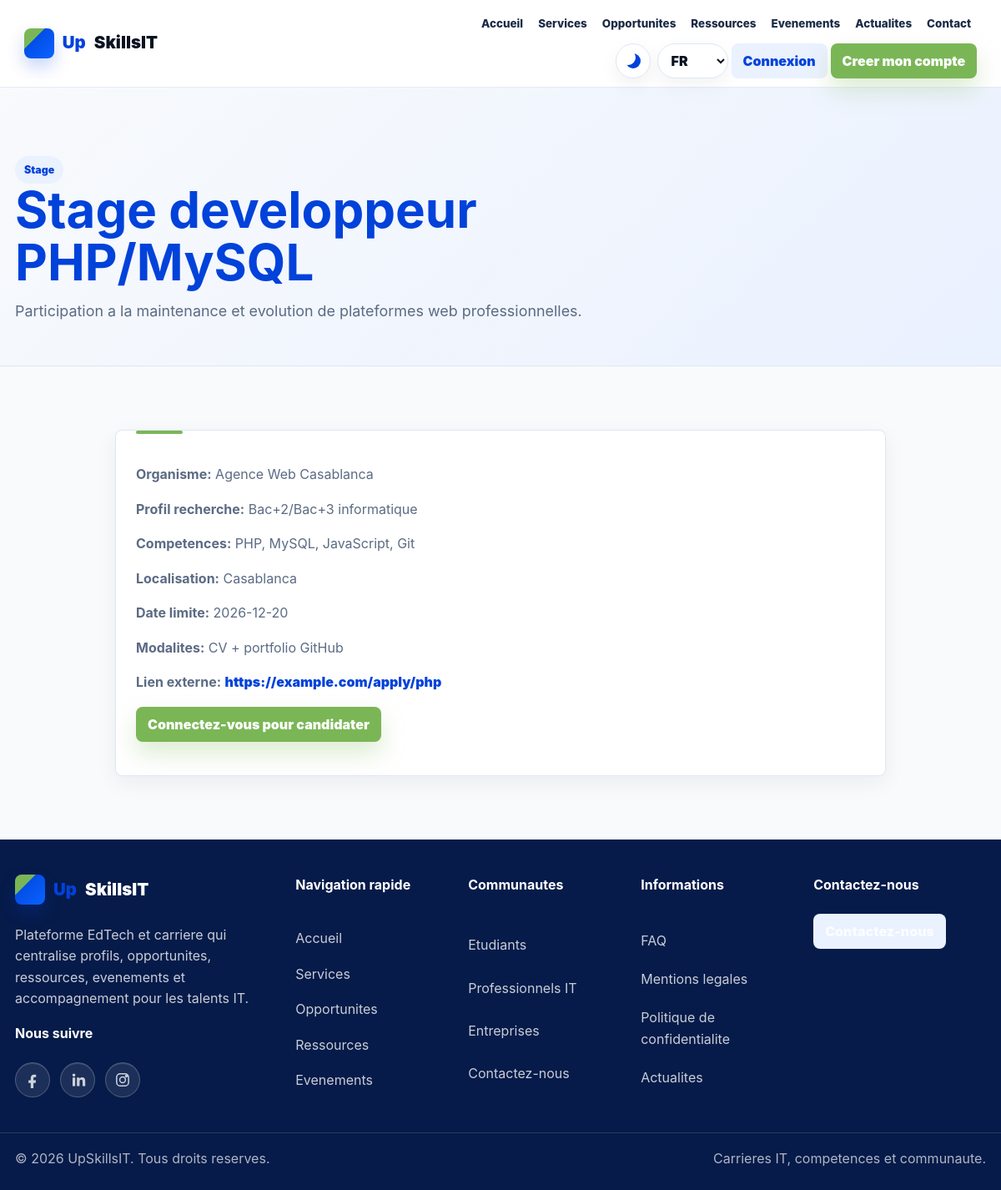
The page /opportunite/1 on the database its author committed.
### tables this page shows
CREATE TABLE opportunities (
  id BIGINT UNSIGNED AUTO_INCREMENT PRIMARY KEY,
  title VARCHAR(190) NOT NULL,
  type VARCHAR(80) NOT NULL,
  organism VARCHAR(190) NOT NULL,
  description TEXT NOT NULL,
  target_profile TEXT,
  skills TEXT,
  location VARCHAR(150),
  deadline DATE,
  application_method TEXT,
  application_link VARCHAR(255),
  company_user_id BIGINT UNSIGNED NULL,
  status ENUM('draft','published','closed') NOT NULL DEFAULT 'draft',
  published_at DATETIME NULL,
  created_at TIMESTAMP DEFAULT CURRENT_TIMESTAMP,
  updated_at TIMESTAMP DEFAULT CURRENT_TIMESTAMP ON UPDATE CURRENT_TIMESTAMP,
  INDEX idx_opportunities_status_deadline (status,deadline),
  INDEX idx_opportunities_type_location (type,location),
  INDEX idx_opportunities_company (company_user_id),
  FOREIGN KEY(company_user_id) REFERENCES users(id) ON DELETE SET NULL
);

### app/Views/public/detail.php (the view, shortened to what the rows shown need)
<section class="page-hero detail">
    <span class="badge"><?= e($item['type'] ?? $item['category'] ?? (!empty($item['event_date']) ? date('d/m/Y', strtotime($item['event_date'])) : t('detail.article'))) ?></span>
    <h1><?= e($item['title']) ?></h1>
    <p><?= e($item['description'] ?? $item['excerpt'] ?? '') ?></p>
</section>
<section class="section narrow">
    <article class="card detail-card">
        <?php if ($type === 'opportunity'): ?>
            <p><strong><?= e(t('detail.organism')) ?>:</strong> <?= e($item['organism']) ?></p>
            <p><strong><?= e(t('detail.target_profile')) ?>:</strong> <?= e($item['target_profile']) ?></p>
            <p><strong><?= e(t('detail.skills')) ?>:</strong> <?= e($item['skills']) ?></p>
            <p><strong><?= e(t('detail.location')) ?>:</strong> <?= e($item['location']) ?></p>
            <p><strong><?= e(t('detail.deadline')) ?>:</strong> <?= e($item['deadline']) ?></p>
            <?php if (!empty($item['application_method'])): ?><p><strong><?= e(t('detail.application_method')) ?>:</strong> <?= e($item['application_method']) ?></p><?php endif; ?>
            <?php if (!empty($item['application_link'])): ?><p><strong><?= e(t('detail.external_link')) ?>:</strong> <a href="<?= e($item['application_link']) ?>" target="_blank" rel="noopener noreferrer"><?= e($item['application_link']) ?></a></p><?php endif; ?>
            <?php if (App\Core\Auth::check() && in_array(App\Core\Auth::role(), ['student', 'professional'], true)): ?>
                <form class="form" method="post" action="<?= url('/opportunite/' . (int) $item['id'] . '/candidater') ?>">
                    <?= App\Core\CSRF::field() ?>
                    <label><?= e(t('detail.motivation_message')) ?><textarea name="message" rows="4" placeholder="<?= e(t('detail.motivation_placeholder')) ?>"></textarea></label>
                    <button class="btn btn-primary"><?= e(t('ui.submit_application')) ?></button>
                </form>
            <?php elseif (App\Core\Auth::check()): ?>
                <p><?= e(t('detail.application_reserved')) ?></p>
            <?php else: ?>
                <p><a class="btn btn-primary" href="<?= url('/connexion') ?>"><?= e(t('ui.login_to_apply')) ?></a></p>
            <?php endif; ?>
        <?php endif; ?>
    </article>
</section>

### app/Core/Router.php (shortened to what the rows shown need)
<?php
final class Router
{
    private array $routes = [];
    private function add(string $method, string $path, array $handler): void
    {
        $pattern = preg_replace('#\{([a-zA-Z_][a-zA-Z0-9_]*)\}#', '(?P<$1>[^/]+)', rtrim($path, '/') ?: '/');
        $this->routes[] = compact('method', 'path', 'handler') + ['pattern' => '#^' . $pattern . '$#'];
    }
    public function dispatch(string $method, string $uri): void
    {
        $path = parse_url($uri, PHP_URL_PATH) ?: '/';
        $path = rtrim($path, '/') ?: '/';
        foreach ($this->routes as $route) {
            if ($route['method'] === $method && preg_match($route['pattern'], $path, $matches)) {
                [$class, $action] = $route['handler'];
                $params = array_filter($matches, 'is_string', ARRAY_FILTER_USE_KEY);
                (new $class())->$action(...array_values($params));
                return;
            }
        }
    }
}

### rows shown on the page
opportunities: type "Stage", title "Stage developpeur PHP/MySQL", description "Participation a la maintenance et evolution de plateformes web professionnelles.", organism "Agence Web Casablanca", target_profile "Bac+2/Bac+3 informatique", skills "PHP, MySQL, JavaScript, Git", location "Casablanca", deadline "2026-12-20", application_method "CV + portfolio GitHub", application_link "https://example.com/apply/php"
